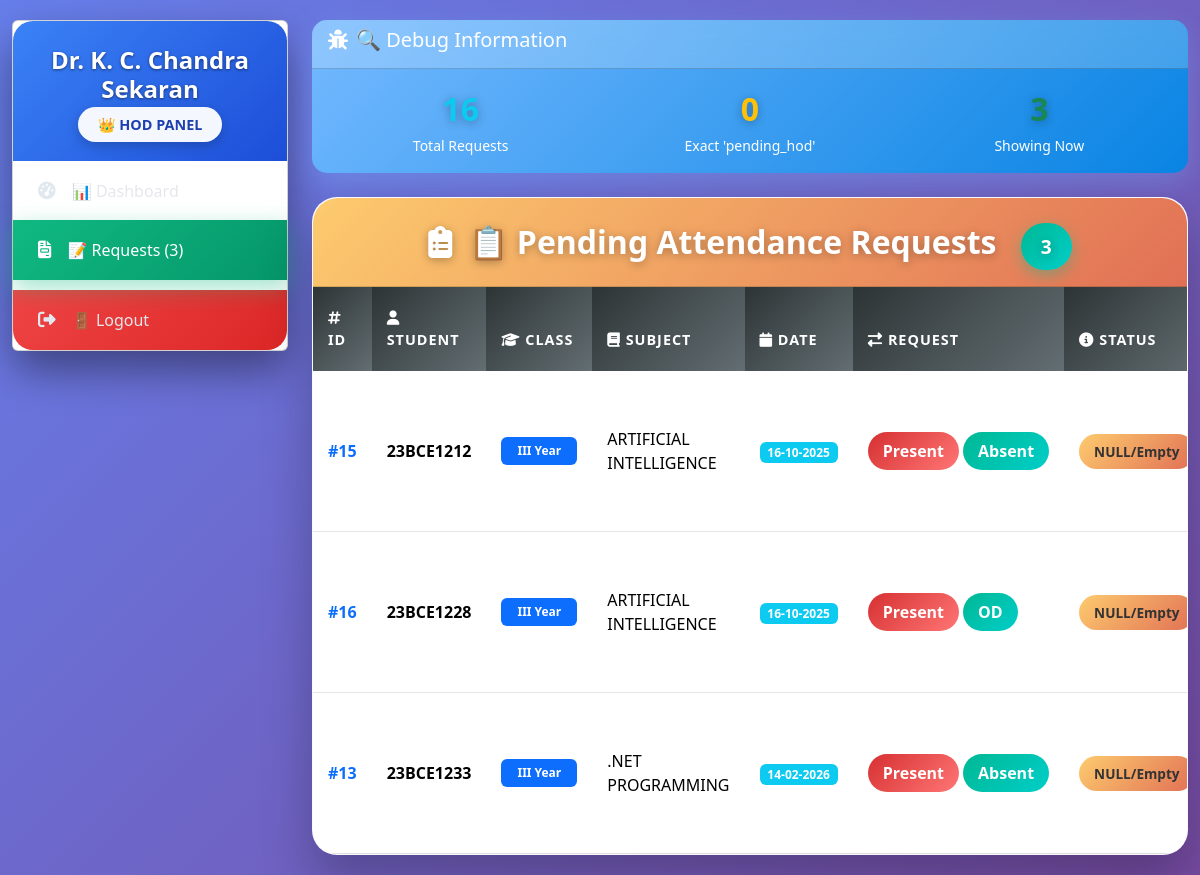
/hod/attendance_requests.php (signed in), run on the app's committed database.
### tables this page shows
CREATE TABLE IF NOT EXISTS `attendance_requests` (
  `id` int(11) NOT NULL AUTO_INCREMENT,
  `student_roll` varchar(20) NOT NULL,
  `class` varchar(50) NOT NULL,
  `subject` varchar(100) NOT NULL,
  `date` date NOT NULL,
  `reason` text NOT NULL,
  `status` enum('pending','approved','rejected') DEFAULT 'pending',
  `request_date` timestamp NULL DEFAULT CURRENT_TIMESTAMP,
  PRIMARY KEY (`id`)
);

### hod/attendance_requests.php (the view, shortened to what this page needs)
<?php
include '../config/db_connection.php';
$pdo->exec("SET NAMES utf8mb4 COLLATE utf8mb4_unicode_ci");
$requests = array();
try {
    $stmt = $pdo->query("
        SELECT * FROM attendance_requests
        WHERE status = 'pending_hod' COLLATE utf8mb4_unicode_ci
         OR status = 'pendinghod'
         OR status LIKE '%pending%' COLLATE utf8mb4_unicode_ci
         OR status IS NULL
         OR status = ''
        ORDER BY request_date DESC
    ");
    $requests = $stmt->fetchAll(PDO::FETCH_ASSOC);
} catch(Exception $e) {
    $requests = array();
}
$total = 0;
$pending = 0;
try {
    $result = $pdo->query("SELECT COUNT(*) FROM attendance_requests");
    $total = $result->fetchColumn();
    $result = $pdo->query("SELECT COUNT(*) FROM attendance_requests WHERE status = 'pending_hod'");
    $pending = $result->fetchColumn();
} catch(Exception $e) {
    $total = 0;
    $pending = 0;
}
?>
<!DOCTYPE html>
<html>
<head>
    <link href="https://cdn.jsdelivr.net/npm/bootstrap@5.3.2/dist/css/bootstrap.min.css" rel="stylesheet">
    <link href="https://cdnjs.cloudflare.com/ajax/libs/font-awesome/6.5.1/css/all.min.css" rel="stylesheet">
</head>
<body>
    <div class="main-container">
        <div class="container-fluid">
            <div class="row">
                <div class="col-md-3">
                    <div class="sidebar">
                        <div class="card">
                            <div class="card-header">
                                <h5><?php echo htmlspecialchars($_SESSION['name']); ?></h5>
                                <span class="hod-badge">👑 HOD PANEL</span>
                            </div>
                            <div class="list-group list-group-flush">
                                <a href="dashboard.php" class="list-group-item">
                                    <i class="fas fa-tachometer-alt"></i> 📊 Dashboard
                                </a>
                                <a href="attendance_requests.php" class="list-group-item active">
                                    <i class="fas fa-file-invoice"></i> 📝 Requests (<?php echo count($requests); ?>)
                                </a>
                                <a href="../auth/logout.php" class="list-group-item">
                                    <i class="fas fa-sign-out-alt"></i> 🚪 Logout
                                </a>
                            </div>
                        </div>
                    </div>
                </div>
                <div class="col-md-9">
                    <div class="card debug-box mb-4">
                        <div class="card-header text-white">
                            <h5><i class="fas fa-bug me-2"></i>🔍 Debug Information</h5>
                        </div>
                        <div class="card-body">
                            <div class="row text-center text-white">
                                <div class="col-md-4">
                                    <div class="debug-number text-info"><?php echo $total; ?></div>
                                    <small>Total Requests</small>
                                </div>
                                <div class="col-md-4">
                                    <div class="debug-number text-warning"><?php echo $pending; ?></div>
                                    <small>Exact 'pending_hod'</small>
                                </div>
                                <div class="col-md-4">
                                    <div class="debug-number text-success"><?php echo count($requests); ?></div>
                                    <small>Showing Now</small>
                                </div>
                            </div>
                        </div>
                    </div>
                    <div class="card requests-card">
                        <div class="card-header">
                            <h3>
                                <i class="fas fa-clipboard-list me-2"></i>
                                📋 Pending Attendance Requests
                                <span class="count-badge ms-3"><?php echo count($requests); ?></span>
                            </h3>
                        </div>
                        <?php if(!empty($requests)): ?>
                        <div class="table-responsive">
                            <table class="table requests-table mb-0">
                                <thead>
                                    <tr>
                                        <th><i class="fas fa-hashtag"></i> ID</th>
                                        <th><i class="fas fa-user"></i> Student</th>
                                        <th><i class="fas fa-graduation-cap"></i> Class</th>
                                        <th><i class="fas fa-book"></i> Subject</th>
                                        <th><i class="fas fa-calendar"></i> Date</th>
                                        <th><i class="fas fa-exchange-alt"></i> Request</th>
                                        <th><i class="fas fa-info-circle"></i> Status</th>
                                    </tr>
                                </thead>
                                <tbody>
                                    <?php foreach($requests as $req): ?>
                                    <tr>
                                        <td>
                                            <strong class="text-primary">#<?php echo $req['id']; ?></strong>
                                        </td>
                                        <td>
                                            <strong><?php echo htmlspecialchars($req['student_roll']); ?></strong>
                                        </td>
                                        <td>
                                            <span class="badge bg-primary px-3 py-2"><?php echo htmlspecialchars($req['class']); ?></span>
                                        </td>
                                        <td><?php echo htmlspecialchars(substr($req['subject'], 0, 25)); ?></td>
                                        <td>
                                            <span class="badge bg-info"><?php echo date('d-m-Y', strtotime($req['date'])); ?></span>
                                        </td>
                                        <td>
                                            <?php
                                            $reason = $req['reason'];
                                            if(strpos($reason, '→') !== false) {
                                                $parts = explode('→', $reason);
                                                echo '<span class="request-old me-1">' . trim($parts[0]) . '</span>';
                                                $new_reason = isset($parts[1]) ? trim($parts[1]) : '';
                                                echo '<span class="request-new">' . htmlspecialchars($new_reason) . '</span>';
                                            } else {
                                                echo '<span class="badge bg-secondary">' . htmlspecialchars($reason) . '</span>';
                                            }
                                            ?>
                                        </td>
                                        <td>
                                            <span class="status-badge">
                                                <?php echo htmlspecialchars($req['status'] ? $req['status'] : 'NULL/Empty'); ?>
                                            </span>
                                        </td>
                                    </tr>
                                    <?php endforeach; ?>
                                </tbody>
                            </table>
                        </div>
                        <?php endif; ?>
                    </div>
                </div>
            </div>
        </div>
    </div>
</body>
</html>

### hod/attendance_requests.php (style rules this page uses)
* { margin: 0; padding: 0; box-sizing: border-box; }
body { background: linear-gradient(135deg, #667eea 0%, #764ba2 100%); min-height: 100vh; font-family: 'Segoe UI', Tahoma, Geneva, Verdana, sans-serif; }
.main-container { min-height: 100vh; padding: 20px 0; }
.sidebar { background: linear-gradient(180deg, #1e3a8a, #1e40af); border-radius: 20px; box-shadow: 0 20px 40px rgba(0,0,0,0.4); height: fit-content; position: sticky; top: 20px; }
.sidebar .card-header { background: linear-gradient(135deg, #3b82f6, #1d4ed8); color: white !important; border-radius: 20px 20px 0 0 !important; text-align: center; padding: 25px; border: none; }
.sidebar h5 { color: white !important; font-weight: 800; font-size: 1.5rem; margin-bottom: 8px; text-shadow: 0 1px 3px rgba(0,0,0,0.5); }
.hod-badge { background: rgba(255,255,255,0.95) !important; color: #1e40af !important; font-weight: 800 !important; padding: 8px 20px; border-radius: 25px; font-size: 0.9rem; box-shadow: 0 4px 12px rgba(0,0,0,0.2); }
.list-group-item { border: none !important; padding: 18px 25px !important; transition: all 0.3s ease !important; border-radius: 0 !important; color: #e5e7eb !important; cursor: pointer !important; font-weight: 500; position: relative; overflow: hidden; }
.list-group-item::before { content: ''; position: absolute; top: 0; left: -100%; width: 100%; height: 100%; background: linear-gradient(90deg, transparent, rgba(255,255,255,0.1), transparent); transition: left 0.5s; }
.list-group-item.active { background: linear-gradient(135deg, #10b981, #059669) !important; color: white !important; box-shadow: 0 8px 25px rgba(16,185,129,0.4); border-left: 5px solid #fff; }
.list-group-item i { color: #e2e8f0 !important; margin-right: 12px; font-size: 1.1rem; }
.list-group-item:hover i, .list-group-item.active i { color: white !important; }
.list-group-item[href*="logout"] { background: linear-gradient(135deg, #ef4444, #dc2626); margin-top: 10px; border-radius: 0 0 20px 20px !important; }
.debug-box { background: linear-gradient(135deg, #74b9ff, #0984e3); border-radius: 15px; box-shadow: 0 10px 30px rgba(116,185,255,0.3); border: none; }
.debug-box .card-header { background: rgba(255,255,255,0.2); backdrop-filter: blur(10px); border-radius: 15px 15px 0 0; }
.debug-number { font-size: 2rem; font-weight: bold; text-shadow: 0 2px 10px rgba(0,0,0,0.3); }
.requests-card { border-radius: 25px; overflow: hidden; box-shadow: 0 25px 50px rgba(0,0,0,0.25); backdrop-filter: blur(10px); background: rgba(255,255,255,0.95); border: 1px solid rgba(255,255,255,0.2); }
.requests-card .card-header { background: linear-gradient(135deg, #fdcb6e, #e17055); color: white; padding: 25px; border-radius: 25px 25px 0 0; text-align: center; }
.requests-card h3 { font-size: 2rem; font-weight: 700; margin: 0; text-shadow: 0 2px 10px rgba(0,0,0,0.3); }
.count-badge { background: linear-gradient(135deg, #00b894, #00cec9); color: white; font-size: 1.2rem; padding: 10px 20px; border-radius: 50px; font-weight: bold; box-shadow: 0 5px 15px rgba(0,184,148,0.4); }
.requests-table { margin-bottom: 0; }
.requests-table thead th { background: linear-gradient(135deg, #2d3436, #636e72); color: white; border: none; padding: 20px 15px; font-weight: 600; text-transform: uppercase; font-size: 0.9rem; letter-spacing: 1px; }
.requests-table tbody tr { transition: all 0.3s ease; }
.requests-table td { padding: 20px 15px; vertical-align: middle; border-color: rgba(0,0,0,0.1); }
.request-old { background: linear-gradient(135deg, #d63031, #ff7675); color: white; padding: 8px 15px; border-radius: 20px; font-weight: 600; }
.request-new { background: linear-gradient(135deg, #00b894, #00cec9); color: white; padding: 8px 15px; border-radius: 20px; font-weight: 600; }
.status-badge { background: linear-gradient(135deg, #fdcb6e, #e17055); color: #333; padding: 8px 15px; border-radius: 20px; font-weight: 600; font-size: 0.85rem; }

### data on the page
attendance_requests: id "15", student_roll "23BCE1212", class "III Year", subject "ARTIFICIAL INTELLIGENCE", date "16-10-2025", reason "Present", reason "Absent", status "NULL/Empty"
attendance_requests: id "16", student_roll "23BCE1228", class "III Year", subject "ARTIFICIAL INTELLIGENCE", date "16-10-2025", reason "Present", reason "OD", status "NULL/Empty"
attendance_requests: id "13", student_roll "23BCE1233", class "III Year", subject ".NET PROGRAMMING", date "14-02-2026", reason "Present", reason "Absent", status "NULL/Empty"

### other printed values
$_SESSION['name'] "Dr. K. C. Chandra Sekaran"
count($requests) "3"
$total "16"
$pending "0"
